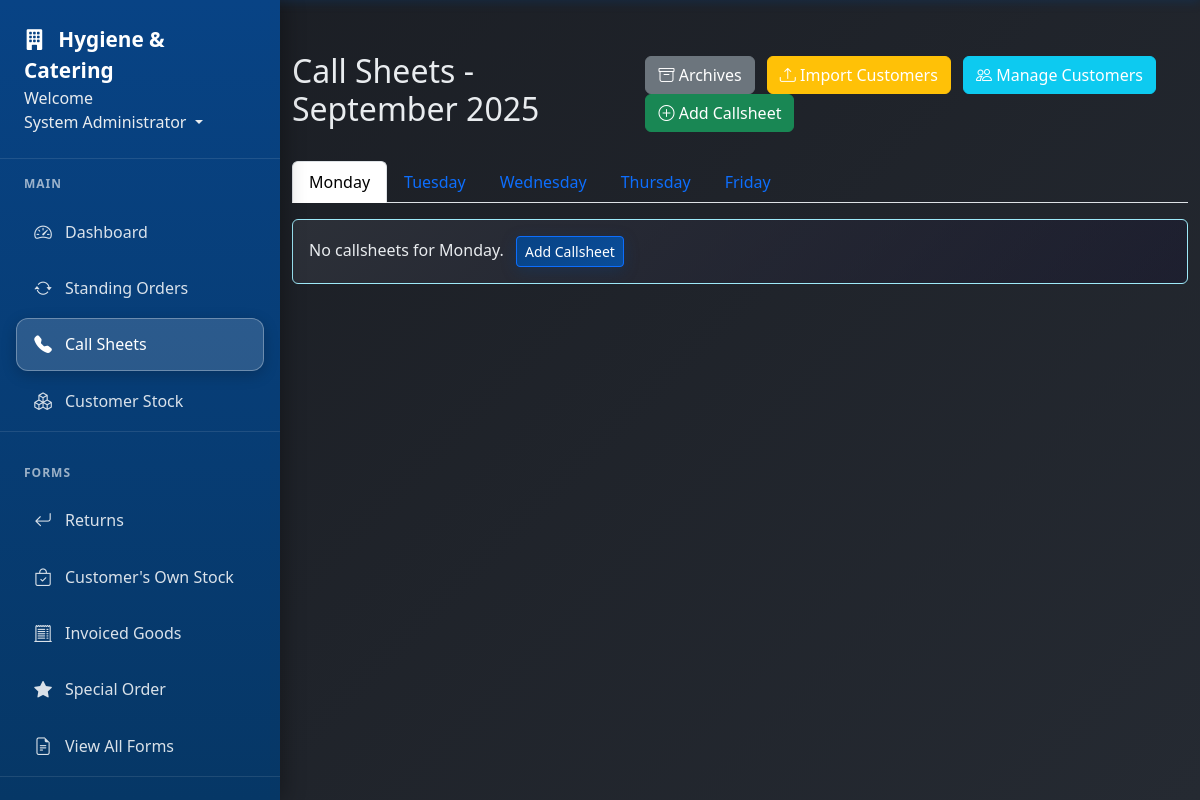
Page /callsheets (signed in) on the earlier database version.
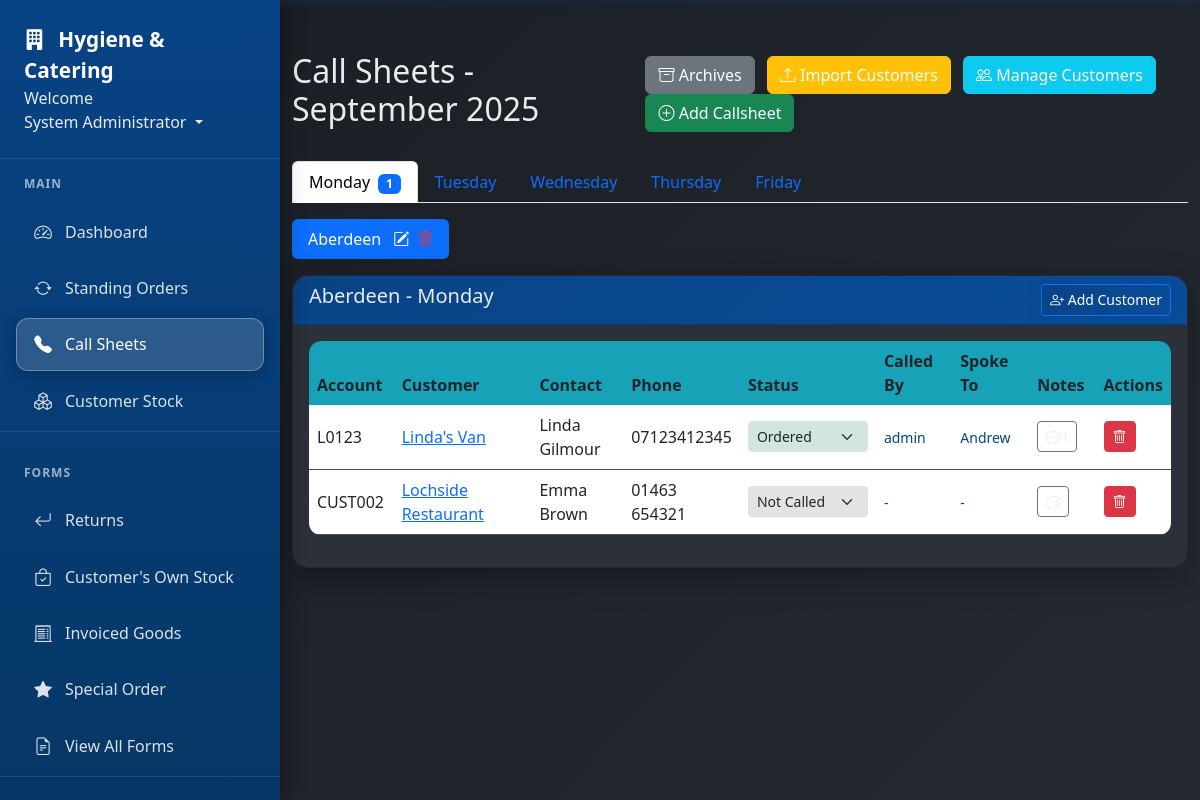
Same page on the later database version.
### app/models.py (models this page shows, shortened)
class User(db.Model, UserMixin):
    id = db.Column(db.Integer, primary_key=True)
    username = db.Column(db.String(20), unique=True, nullable=False)  # Keep for system use
    email = db.Column(db.String(120), unique=True, nullable=False, index=True)  # Primary identifier
    full_name = db.Column(db.String(100), nullable=False)
    password_hash = db.Column(db.String(128), nullable=False)  # Changed from 'password' to 'password_hash'
    role = db.Column(db.String(20), nullable=False)
    job_title = db.Column(db.String(100))
    direct_phone = db.Column(db.String(20))
    mobile_phone = db.Column(db.String(20))
    is_active = db.Column(db.Boolean, default=True)
    must_change_password = db.Column(db.Boolean, default=False)
    created_at = db.Column(db.DateTime, nullable=False, default=datetime.utcnow)
    last_login = db.Column(db.DateTime)
    forms = db.relationship('Form', foreign_keys='Form.user_id', backref='author', lazy=True)
    callsheet_entries = db.relationship('CallsheetEntry', backref='entered_by', lazy=True)
    callsheets_created = db.relationship('Callsheet', backref='created_by_user', lazy=True)
    todo_items = db.relationship('TodoItem', backref='user', lazy=True, cascade='all, delete-orphan')
    company_updates = db.relationship('CompanyUpdate', backref='author', lazy=True, cascade='all, delete-orphan')

class Callsheet(db.Model):
    id = db.Column(db.Integer, primary_key=True)
    name = db.Column(db.String(100), nullable=False)
    day_of_week = db.Column(db.String(10), nullable=False)  # Monday-Friday only
    month = db.Column(db.Integer, nullable=False)
    year = db.Column(db.Integer, nullable=False)
    is_active = db.Column(db.Boolean, default=True)
    created_by = db.Column(db.Integer, db.ForeignKey('user.id'), nullable=False)
    created_at = db.Column(db.DateTime, nullable=False, default=datetime.utcnow)
    entries = db.relationship('CallsheetEntry', backref='callsheet', lazy=True, cascade='all, delete-orphan')

class CallsheetEntry(db.Model):
    id = db.Column(db.Integer, primary_key=True)
    callsheet_id = db.Column(db.Integer, db.ForeignKey('callsheet.id'), nullable=False)
    customer_id = db.Column(db.Integer, db.ForeignKey('customer.id'), nullable=False)
    call_status = db.Column(db.String(20), default='not_called')
    called_by = db.Column(db.String(100))
    call_date = db.Column(db.DateTime)
    person_spoken_to = db.Column(db.String(100))  # Name of person who placed the order
    call_notes = db.Column(db.Text)
    callback_time = db.Column(db.String(50))  # When to call back
    user_id = db.Column(db.Integer, db.ForeignKey('user.id'), nullable=False)
    updated_at = db.Column(db.DateTime, nullable=False, default=datetime.utcnow, onupdate=datetime.utcnow)
    position = db.Column(db.Integer, default=0)
    def get_status_badge(self):
        status_badges = {
            'not_called': 'secondary',
            'no_answer': 'warning',
            'declined': 'danger',
            'ordered': 'success',
            'callback': 'info'
        }
        return status_badges.get(self.call_status, 'secondary')

class Customer(db.Model):
    id = db.Column(db.Integer, primary_key=True)
    account_number = db.Column(db.String(20), unique=True, nullable=False, index=True)
    name = db.Column(db.String(100), nullable=False, index=True)
    contact_name = db.Column(db.String(100))
    phone = db.Column(db.String(20))
    email = db.Column(db.String(100))
    address = db.Column(db.String(200))
    notes = db.Column(db.Text)
    callsheet_entries = db.relationship('CallsheetEntry', backref='customer', lazy=True)

### app/routes.py (the view)
@main.route('/callsheets')
@login_required
def callsheets():
    now = datetime.now()
    current_month = request.args.get('month', default=now.month, type=int)
    current_year = request.args.get('year', default=now.year, type=int)
    callsheets = Callsheet.query.filter_by(
        month=current_month,
        year=current_year,
        is_active=True
    ).order_by(
        Callsheet.day_of_week,
        Callsheet.name
    ).all()
    days_of_week = ['Monday', 'Tuesday', 'Wednesday', 'Thursday', 'Friday']
    callsheets_by_day = {day: [] for day in days_of_week}
    for callsheet in callsheets:
        if callsheet.day_of_week in callsheets_by_day:
            entries = CallsheetEntry.query.filter_by(
                callsheet_id=callsheet.id
            ).join(Customer).order_by(CallsheetEntry.position).all()
            callsheet_data = {
                'id': callsheet.id,
                'name': callsheet.name,
                'entries': entries
            }
            callsheets_by_day[callsheet.day_of_week].append(callsheet_data)
    all_customers = Customer.query.order_by(Customer.name).all()
    return render_template(
        'callsheets.html',
        title='Call Sheets',
        callsheets_by_day=callsheets_by_day,
        days_of_week=days_of_week,
        current_month=current_month,
        current_year=current_year,
        month_name=calendar.month_name[current_month],
        all_customers=all_customers,
        current_user=current_user
    )

### app/models.py (called while the page is built)
@login_manager.user_loader
def load_user(user_id):
    return User.query.get(int(user_id))

### app/templates/callsheets.html (shortened to what this page needs)
{% extends "base.html" %}
{% block content %}
<link href="https://cdn.jsdelivr.net/npm/select2@4.1.0-rc.0/dist/css/select2.min.css" rel="stylesheet" />
<link href="https://cdn.jsdelivr.net/npm/select2-bootstrap-5-theme@1.3.0/dist/select2-bootstrap-5-theme.min.css" rel="stylesheet" />
<div class="d-flex justify-content-between align-items-center mb-4">
    <h2>Call Sheets - {{ month_name }} {{ current_year }}</h2>
    <div>
        <button class="btn btn-secondary me-2" onclick="viewArchivedCallsheets()">
            <i class="bi bi-archive"></i> Archives
        </button>
        <button class="btn btn-warning me-2" onclick="window.location.href='/customers/import'">
            <i class="bi bi-upload"></i> Import Customers
        </button>
        <button class="btn btn-info me-2" onclick="showManageCustomersModal()">
            <i class="bi bi-people"></i> Manage Customers
        </button>
        <button class="btn btn-success" onclick="showAddCallsheetModal()">
            <i class="bi bi-plus-circle"></i> Add Callsheet
        </button>
    </div>
</div>
<ul class="nav nav-tabs" id="dayTabs" role="tablist">
    {% for day in days_of_week %}
    <li class="nav-item" role="presentation">
        <button class="nav-link {% if loop.first %}active{% endif %}"
                id="{{ day }}-tab"
                data-bs-toggle="tab"
                data-bs-target="#{{ day }}"
                type="button">
            {{ day }}
            {% if callsheets_by_day[day] %}
                <span class="badge bg-primary ms-1">{{ callsheets_by_day[day]|length }}</span>
            {% endif %}
        </button>
    </li>
    {% endfor %}
</ul>
<div class="tab-content mt-3" id="dayTabContent">
    {% for day in days_of_week %}
    <div class="tab-pane fade {% if loop.first %}show active{% endif %}" id="{{ day }}">
        {% if callsheets_by_day[day] %}
        <ul class="nav nav-pills mb-3">
            {% for callsheet in callsheets_by_day[day] %}
            <li class="nav-item me-2">
                <a class="nav-link {% if loop.first %}active{% endif %}"
                   data-bs-toggle="pill"
                   href="#callsheet-{{ callsheet.id }}">
                    {{ callsheet.name }}
                    <span class="ms-2">
                        <i class="bi bi-pencil-square"
                           onclick="editCallsheet({{ callsheet.id }}, '{{ callsheet.name }}', '{{ day }}')"
                           title="Edit"></i>
                        <i class="bi bi-trash text-danger ms-1"
                           onclick="deleteCallsheet({{ callsheet.id }})"
                           title="Delete"></i>
                    </span>
                </a>
            </li>
            {% endfor %}
        </ul>
        <div class="tab-content">
            {% for callsheet in callsheets_by_day[day] %}
            <div class="tab-pane fade {% if loop.first %}show active{% endif %}"
                 id="callsheet-{{ callsheet.id }}">
                <div class="card">
                    <div class="card-header d-flex justify-content-between">
                        <h5>{{ callsheet.name }} - {{ day }}</h5>
                        <button class="btn btn-sm btn-primary"
                                onclick="showAddCustomerModal({{ callsheet.id }})">
                            <i class="bi bi-person-plus"></i> Add Customer
                        </button>
                    </div>
                    <div class="card-body">
                        <div class="table-responsive">
                            <table class="table table-hover">
                                <thead>
                                    <tr>
                                        <th width="10%">Account</th>
                                        <th width="20%">Customer</th>
                                        <th width="12%">Contact</th>
                                        <th width="10%">Phone</th>
                                        <th width="12%">Status</th>
                                        <th width="10%">Called By</th>
                                        <th width="10%">Spoke To</th>
                                        <th width="8%">Notes</th>
                                        <th width="8%">Actions</th>
                                    </tr>
                                </thead>
                                <tbody>
                                    {% for entry in callsheet.entries %}
                                    <tr id="entry-{{ entry.id }}">
                                        <td>{{ entry.customer.account_number }}</td>
                                        <td>
                                            <a href="#" onclick="editCustomer({{ entry.customer.id }}); return false;">
                                                {{ entry.customer.name }}
                                            </a>
                                        </td>
                                        <td>{{ entry.customer.contact_name or '-' }}</td>
                                        <td>{{ entry.customer.phone or '-' }}</td>
                                        <td>
                                            <select class="form-select form-select-sm status-select"
                                                    onchange="updateCallStatus({{ entry.id }}, this.value)"
                                                    style="background-color: var(--bs-{{ entry.get_status_badge() }}-bg-subtle)">
                                                <option value="not_called" {% if entry.call_status == 'not_called' %}selected{% endif %}>Not Called</option>
                                                <option value="ordered" {% if entry.call_status == 'ordered' %}selected{% endif %}>Ordered</option>
                                            </select>
                                        </td>
                                        <td>
                                            <small>{{ entry.called_by or '-' }}</small>
                                        </td>
                                        <td>
                                            <small>{{ entry.person_spoken_to or '-' }}</small>
                                        </td>
                                        <td>
                                            <button class="btn btn-sm btn-outline-secondary"
                                                    onclick="showNotesModal({{ entry.id }}, '{{ entry.call_notes|e }}')">
                                                <i class="bi bi-chat-dots"></i>
                                                {% if entry.call_notes %}!{% endif %}
                                            </button>
                                        </td>
                                        <td>
                                            <button class="btn btn-sm btn-danger"
                                                    onclick="removeCustomer({{ entry.id }})">
                                                <i class="bi bi-trash"></i>
                                            </button>
                                        </td>
                                    </tr>
                                    {% endfor %}
                                </tbody>
                            </table>
                        </div>
                    </div>
                </div>
            </div>
            {% endfor %}
        </div>
        {% else %}
        <div class="alert alert-info">
            No callsheets for {{ day }}.
            <button class="btn btn-sm btn-primary ms-2"
                    onclick="showAddCallsheetModal('{{ day }}')">
                Add Callsheet
            </button>
        </div>
        {% endif %}
    </div>
    {% endfor %}
</div>
{% endblock %}

### app/templates/base.html (shortened to what this page needs)
<!DOCTYPE html>
<html lang="en">
  <head>
    <link
      rel="stylesheet"
      href="{{ url_for('static', filename='style.css') }}"
    />
    <link
      href="https://cdn.jsdelivr.net/npm/bootstrap@5.3.0/dist/css/bootstrap.min.css"
      rel="stylesheet"
    />
    <link
      href="https://cdn.jsdelivr.net/npm/bootstrap-icons@1.11.0/font/bootstrap-icons.css"
      rel="stylesheet"
    />
  </head>
  <body>
    <nav class="nav-sidebar" id="navSidebar">
      <div class="nav-sidebar-header">
        <a href="{{ url_for('main.dashboard') }}" class="nav-sidebar-brand">
          <i class="bi bi-building-fill me-2"></i>
          Hygiene & Catering
        </a>
        <li class="nav-item dropdown" style="display: block">
          <text>Welcome</text>
          <a
            class="nav-link dropdown-toggle"
            href="#"
            id="userDropdown"
            role="button"
            data-bs-toggle="dropdown"
          >
             {{ current_user.full_name or
            current_user.username }}
          </a>
        </li>
      </div>
      {% if current_user.is_authenticated %}
      <div class="nav-sidebar-nav">
        <div class="nav-section">
          <div class="nav-section-title">Main</div>
          <div class="nav-item">
            <a class="nav-link" href="{{ url_for('main.dashboard') }}">
              <i class="bi bi-speedometer2"></i>
              Dashboard
            </a>
          </div>
          <div class="nav-item">
            <a class="nav-link" href="{{ url_for('main.standing_orders') }}">
              <i class="bi bi-arrow-repeat"></i>
              Standing Orders
            </a>
          </div>
          <div class="nav-item">
            <a class="nav-link" href="{{ url_for('main.callsheets') }}">
              <i class="bi bi-telephone-fill"></i>
              Call Sheets
            </a>
          </div>
          <div class="nav-item">
            <a class="nav-link" href="{{ url_for('main.customer_stock') }}">
              <i class="bi bi-boxes"></i>
              Customer Stock
            </a>
          </div>
        </div>
        <div class="nav-section">
          <div class="nav-section-title">Forms</div>
          <div class="nav-item">
            <a class="nav-link" href="{{ url_for('main.returns') }}">
              <i class="bi bi-arrow-return-left"></i>
              Returns
            </a>
          </div>
          <div class="nav-item">
            <a class="nav-link" href="{{ url_for('main.branded_stock') }}">
              <i class="bi bi-bag-check"></i>
              Customer's Own Stock
            </a>
          </div>
          <div class="nav-item">
            <a class="nav-link" href="{{ url_for('main.invoice_correction') }}">
              <i class="bi bi-receipt-cutoff"></i>
              Invoiced Goods
            </a>
          </div>
          <div class="nav-item">
            <a class="nav-link" href="{{ url_for('main.special_order') }}">
              <i class="bi bi-star-fill"></i>
              Special Order
            </a>
          </div>
          <div class="nav-item">
            <a class="nav-link" href="{{ url_for('main.forms') }}">
              <i class="bi bi-file-earmark-text"></i>
              View All Forms
            </a>
          </div>
        </div>
      </div>
      {% endif %}
    </nav>
    <div class="main-content" id="mainContent">
      <div class="container-fluid">
         {% block content %}{% endblock %}
      </div>
    </div>
  </body>
</html>

Differences in the rows shown:
added Callsheet: name "Aberdeen", day_of_week "Monday"
added CallsheetEntry: customer.account_number "L0123", customer.name "Linda's Van", customer "Linda Gilmour", customer "07123412345", call_status+id "Ordered", called_by "admin", person_spoken_to "Andrew"
added CallsheetEntry: customer.account_number "CUST002", customer.name "Lochside Restaurant", customer "Emma Brown", customer "01463 654321", call_status+id "Not Called", called_by "-", person_spoken_to "-"
Other differences:
new list line: "Monday 1"
list line gone: "Monday"
list line gone: "No callsheets for Monday . Add Callsheet"
